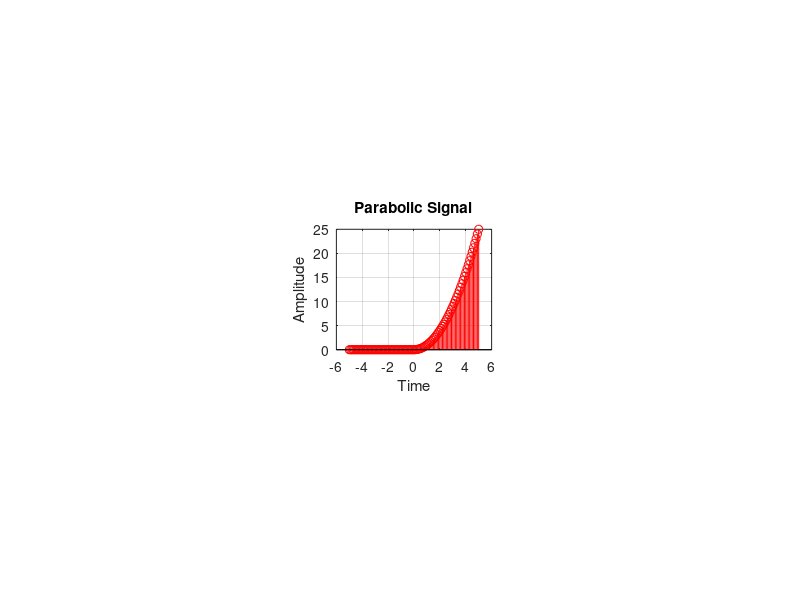

The MATLAB source for this figure:
% PARABOLIC SIGNAL (=t^2 when t≥0; =0 when t<0)
t=-5:0.1:5;
A=2;
x1=(A*(t.^2))/2;
x2=0;
x=x1.*(t>=0)+x2.*(t<0);
subplot(3,3,5);
stem(t,x,'r');
xlabel('Time');
ylabel('Amplitude');
title('Parabolic Signal');
grid on;
